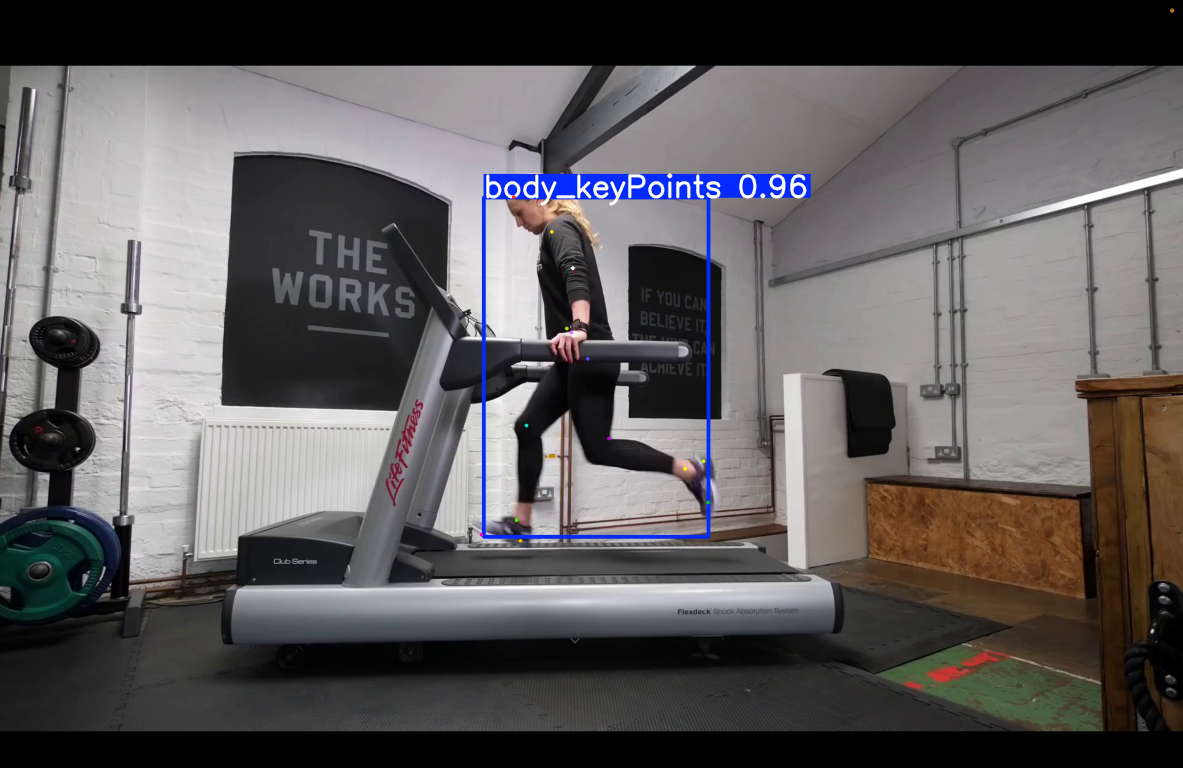
#> input picture output/frame_000008.jpg, 3548 x 2304 px (shown at 1/3 size); its folder holds 4 pictures in this run
$ python make_demo_gif.py
#> lines starting #> are read from the running program, lines starting #| are printed output that depends on the picture
import glob
import os
from PIL import Image

FRAMES_DIR = "output"
OUTPUT_PATH = "demo.gif"
TARGET_WIDTH = 640
FPS = 12
MAX_FRAMES = 72

frame_paths = sorted(glob.glob(os.path.join(FRAMES_DIR, "frame_*.jpg")))
if not frame_paths:
    raise FileNotFoundError(f"No frames found in '{FRAMES_DIR}/'. Run the app on a video first.")

step = max(1, len(frame_paths) // MAX_FRAMES)
selected = frame_paths[::step][:MAX_FRAMES]
print(f"Using {len(selected)} of {len(frame_paths)} frames (every {step}th)")

frames = []
for path in selected:
    img = Image.open(path).convert("RGB")
#> img is the input picture: PIL image 3548x2304 RGB; mean R, G, B 94.5, 91.6, 92.6
    w, h = img.size
#> w = 3548; h = 2304
    new_h = int(h * TARGET_WIDTH / w)
#> new_h = 415
    frames.append(img.resize((TARGET_WIDTH, new_h), Image.LANCZOS))

frames[0].save(
    OUTPUT_PATH,
    save_all=True,
    append_images=frames[1:],
    duration=int(1000 / FPS),
    loop=0,
    optimize=True,
)
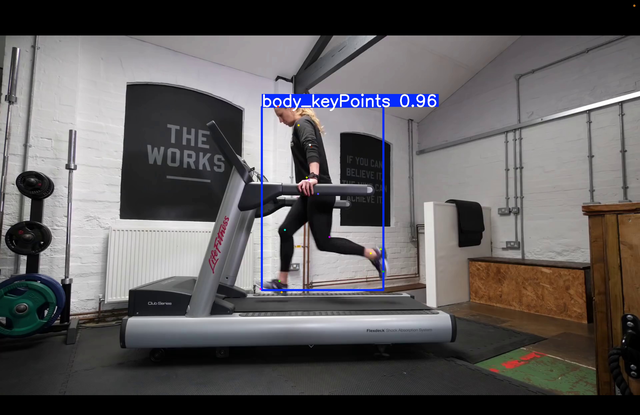
#> saved as demo.gif: PIL image 640x415 RGB; mean R, G, B 94.5, 91.6, 92.6

size_mb = os.path.getsize(OUTPUT_PATH) / 1_000_000
print(f"Saved {OUTPUT_PATH} ({size_mb:.1f} MB)")
if size_mb > 10:
    print("Warning: over 10 MB — try reducing MAX_FRAMES.")
